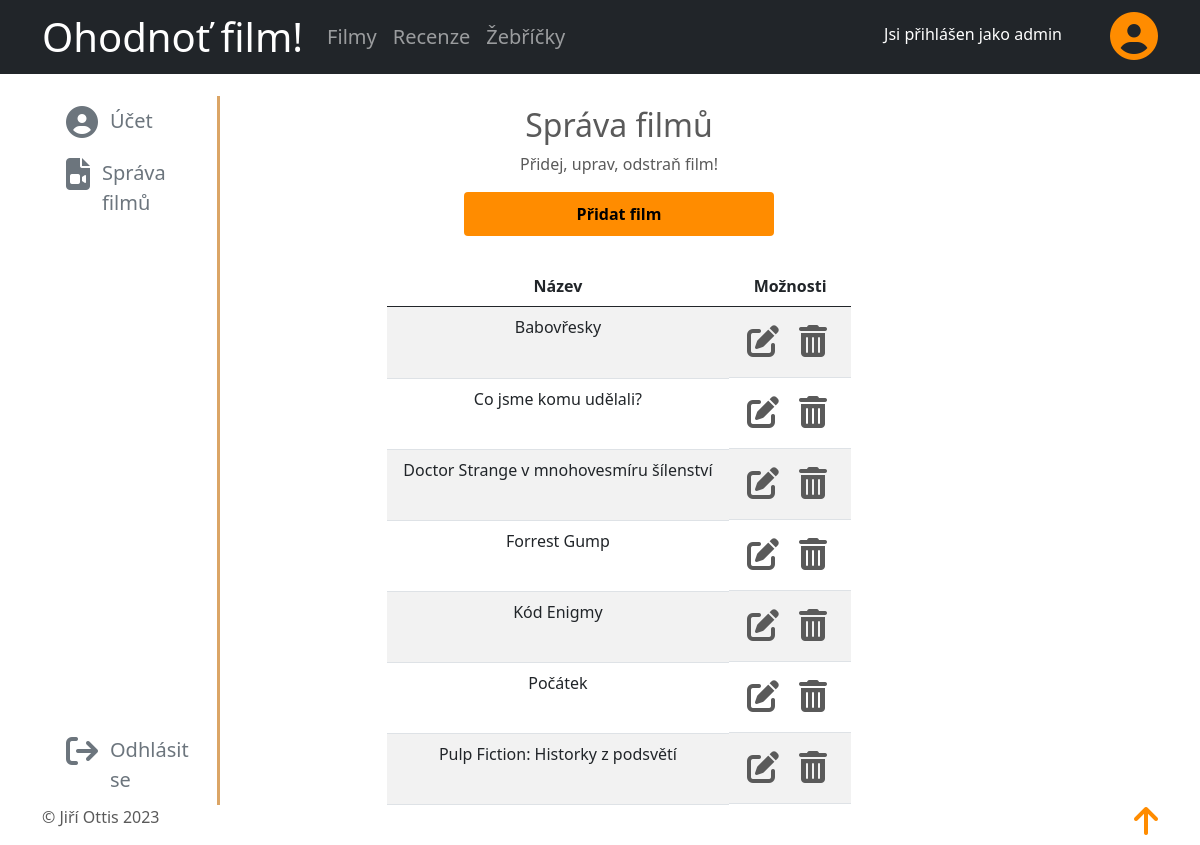
Page /adminaccount.php?page=2 (signed in) on the committed database.
### tables this page shows
CREATE TABLE `film` (
  `film_id` int(11) UNSIGNED NOT NULL,
  `nazev` varchar(255) DEFAULT NULL,
  `rok_vydani` year(4) DEFAULT NULL,
  `stopaz` int(10) DEFAULT NULL,
  `zeme_vyroby` varchar(255) DEFAULT NULL,
  `img` varchar(255) DEFAULT NULL
);

### adminaccount.php (the view, shortened to what this page needs)
<?php
include('includes/header.php');
$stmt = $db->prepare('SELECT film_id, nazev FROM film ORDER BY nazev ASC; ');
$stmt->execute();
$movies= $stmt->fetchAll(PDO::FETCH_ASSOC);
?>
    <div class="container useraccount">
        <div class="row">
            <div class="side-menu col-md-2 d-flex flex-column justify-content-between">
                <div class="d-flex flex-column justify-content-start">
                    <a href="adminaccount.php?page=1" class="item-link">
                        <div class="container item d-flex justify-content-start">
                            <i class="fa-solid fa-circle-user fa-2x"></i>
                            <p>Účet</p>
                        </div>
                    </a>
                    <a href="adminaccount.php?page=2" class="item-link">
                        <div class="container item d-flex justify-content-start">
                            <i class="fa-solid fa-file-video fa-2x"></i>
                            <p>Správa filmů</p>
                        </div>
                    </a>
                </div>
                <a href="logout.php" class="item-link">
                    <div class="container item d-flex justify-content-start">
                        <i class="fa-solid fa-arrow-right-from-bracket fa-2x"></i>
                        <p>Odhlásit se</p>
                    </div>
                </a>
            </div>
            <div class="col-md-10 d-flex flex-column justify-content-start">
                <?php
                if ($_REQUEST["page"] == 2): ?>
                    <div class="d-flex flex-column justify-content-start text-center">
                        <h2>Správa filmů</h2>
                        <p>Přidej, uprav, odstraň film!</p>
                        <a role="button" href="addMovie.php"  class="btn btn-primary add-movie">
                            Přidat film
                        </a>
                    </div>
                    <div class="d-flex justify-content-start">
                        <table class="table table-striped text-center table-movies">
                            <thead>
                            <tr>
                                <th scope="col">Název</th>
                                <th scope="col">Možnosti</th>
                            </tr>
                            </thead>
                            <?php
                            foreach ($movies as $movie){
                                ?>
                                <tr>
                                    <td>
                                            <?php echo $movie['nazev'] ?>
                                    </td>
                                    <td class="d-flex justify-content-start">
                                        <a href="editMovie.php?id=<?php echo $movie['film_id']; ?>" class="table-icon" id="edit">
                                        <i class=" fa-solid fa-pen-to-square fa-2x"></i>
                                        </a>
                                        <a href="deleteMovie.php?id=<?php echo $movie['film_id']; ?>" class="table-icon" id="delete">
                                        <i class="fa-solid fa-trash-can fa-2x"></i>
                                        </a>
                                    </td>
                                </tr>
                            <?php } ?>
                        </table>
                    </div>
                    </div>
                <?php endif; ?>
            </div>
        </div>
<?php
include('includes/footer.php');

### assets/style.css (style rules this page uses)
body { padding-top: 6rem; color: #5a5a5a; }
.btn-primary { background-color: darkorange; border: darkorange; color: black; }
.side-menu { min-height: 500px; border-right: rgba(196, 106, 0, 0.6) solid; padding-right: 0px; }
.col-md-10 { max-width: 70%; padding-top: 10px; }
.item > i { margin: 10px 0px; }
.item > p { margin: 10px 0px; font-size: 20px; padding-left: 12px; }
.item-link:link { text-decoration: none; color: #6c757d; }
.table { width: 60%; margin: 0px auto; }
.table-icon { margin: 10px; color: #5a5a5a; }
.add-movie { padding: 10px 0px; width: 40%; margin: 0 auto; font-weight: bold; }
.table-movies { margin-top: 30px; }

### rows in the picture
film: nazev "Babovřesky"
film: nazev "Co jsme komu udělali?"
film: nazev "Doctor Strange v mnohovesmíru šílenství"
film: nazev "Forrest Gump"
film: nazev "Kód Enigmy"
film: nazev "Počátek"
film: nazev "Pulp Fiction: Historky z podsvětí"

### other values in the picture
$_SESSION['displayName'] "admin"
